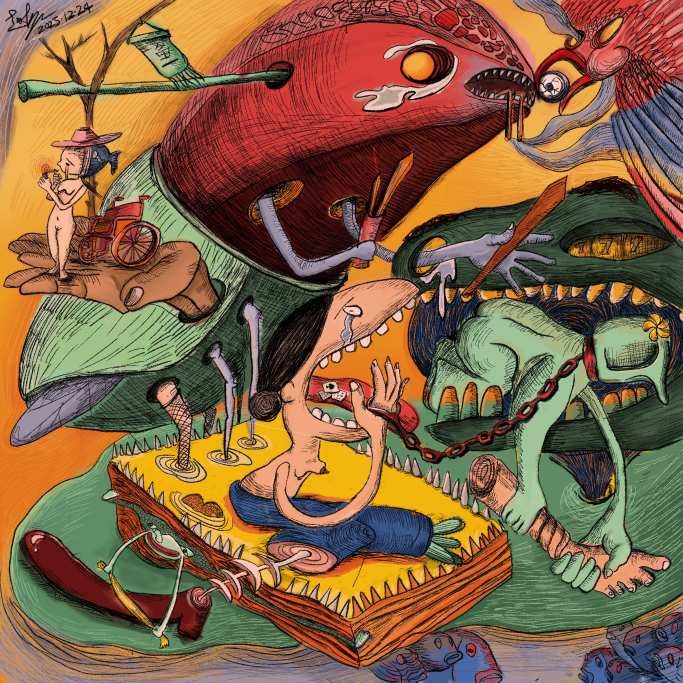
#> input picture new/1.jpg, 2048 x 2048 px (shown at 1/3 size); its folder holds 4 pictures in this run
$ python generate_responsive_portfolio_images.py
#> lines starting #> are read from the running program, lines starting #| are printed output that depends on the picture
#!/usr/bin/env python3

from pathlib import Path
import sys

ROOT = Path(__file__).resolve().parent.parent
sys.path.insert(0, "/tmp/pillow")

from PIL import Image, ImageOps

SOURCE_DIR = ROOT / "new"

OUTPUTS = {
    "thumb-mobile-opt": {
        "width": 720,
        "jpg_quality": 86,
        "webp_quality": 80,
    },
    "thumb-desktop-opt": {
        "width": 1000,
        "jpg_quality": 86,
        "webp_quality": 80,
    },
    "detail-mobile-opt": {
        "width": 1440,
        "jpg_quality": 88,
        "webp_quality": 84,
    },
    "detail-desktop-opt": {
        "width": 1800,
        "jpg_quality": 88,
        "webp_quality": 84,
    },
}


def iter_sources():
    for path in sorted(SOURCE_DIR.glob("*.jpg")):
        if path.name.startswith("."):
            continue
        yield path


def render_variant(source_path: Path, width: int):
#> called with width = 720
    with Image.open(source_path) as image:
#> image is the input picture: PIL image 2048x2048 RGB; mean R, G, B 132.3, 99.6, 68.9
        image = ImageOps.exif_transpose(image)
        if image.mode != "RGB":
            image = image.convert("RGB")

        icc_profile = image.info.get("icc_profile")
        exif = image.info.get("exif")
        rendered = image.copy()
        rendered.thumbnail((width, width), Image.Resampling.LANCZOS)
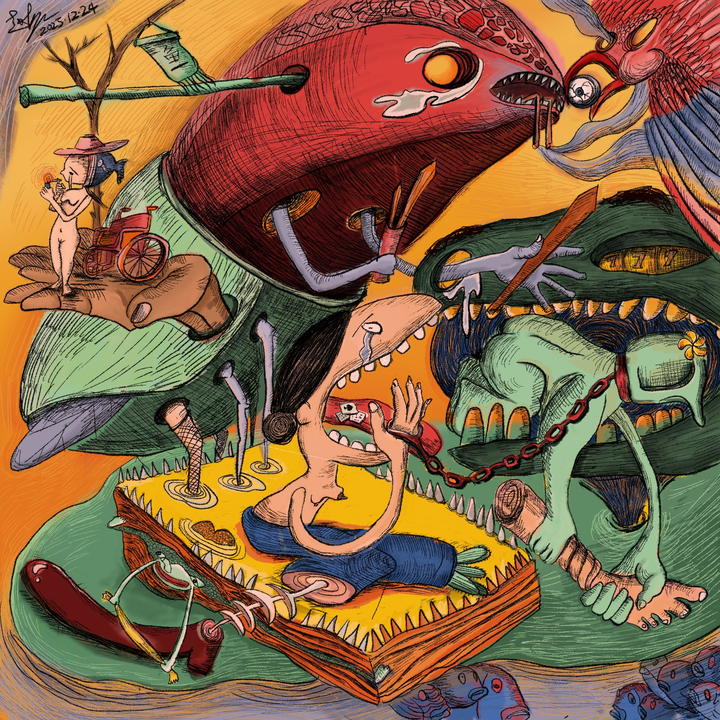
#> rendered: PIL image 720x720 RGB; mean R, G, B 132.3, 99.7, 68.9
        return rendered, icc_profile, exif


def save_variant(source_path: Path, folder_name: str, config: dict):
    output_dir = ROOT / "new" / folder_name
    output_dir.mkdir(parents=True, exist_ok=True)

    rendered, icc_profile, exif = render_variant(source_path, config["width"])

    jpg_path = output_dir / source_path.name
    jpg_options = {
        "format": "JPEG",
        "quality": config["jpg_quality"],
        "optimize": True,
        "progressive": True,
    }
    if icc_profile:
        jpg_options["icc_profile"] = icc_profile
    if exif:
        jpg_options["exif"] = exif
    rendered.save(jpg_path, **jpg_options)

    webp_path = output_dir / source_path.with_suffix(".webp").name
    webp_options = {
        "format": "WEBP",
        "quality": config["webp_quality"],
        "method": 6,
    }
    if icc_profile:
        webp_options["icc_profile"] = icc_profile
    rendered.save(webp_path, **webp_options)

    print(f"{source_path.name} -> {folder_name}: {rendered.width}x{rendered.height}")
#| 1.jpg -> thumb-mobile-opt: 720x720


def main():
    for source_path in iter_sources():
        for folder_name, config in OUTPUTS.items():
            save_variant(source_path, folder_name, config)
#> pass 2 of the loop in main, `for source_path in iter_sources():`:
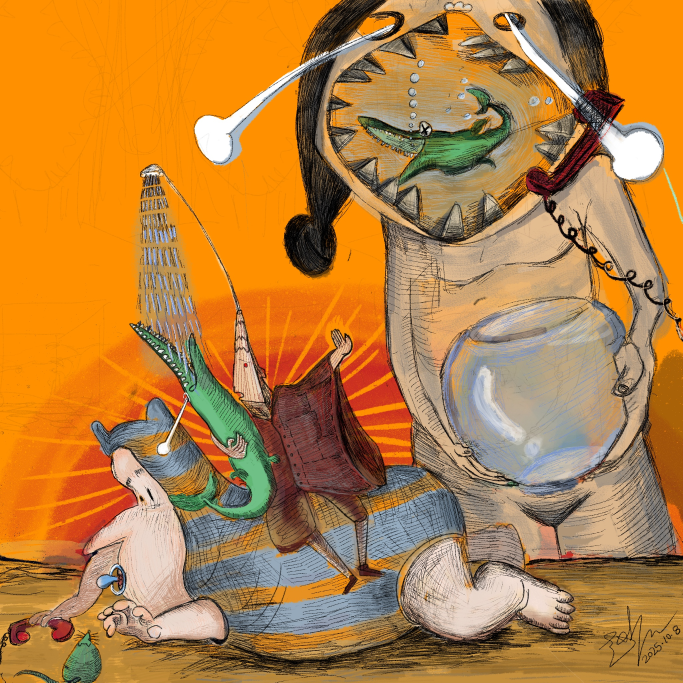
#> input picture new/2.jpg, 2048 x 2048 px (shown at 1/3 size)
#> in render_variant, image is the input picture: PIL image 2048x2048 RGB; mean R, G, B 183.6, 129.1, 65.3
#> in render_variant (call 5), `rendered.thumbnail((width, width), Image.Resampling.LANCZOS)`:
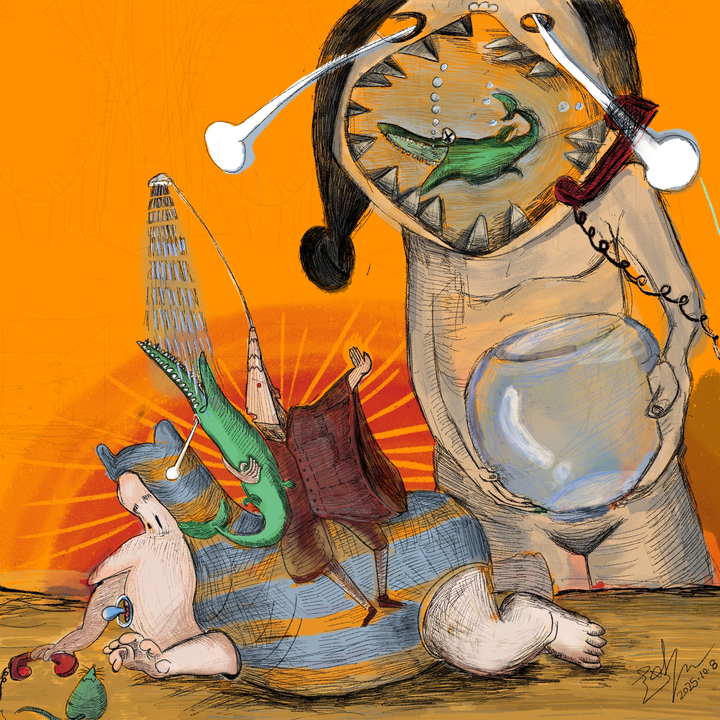
#> rendered: PIL image 720x720 RGB; mean R, G, B 183.5, 129.1, 65.3
#| 2.jpg -> thumb-mobile-opt: 720x720
#> pass 3 of the loop in main, `for source_path in iter_sources():`:
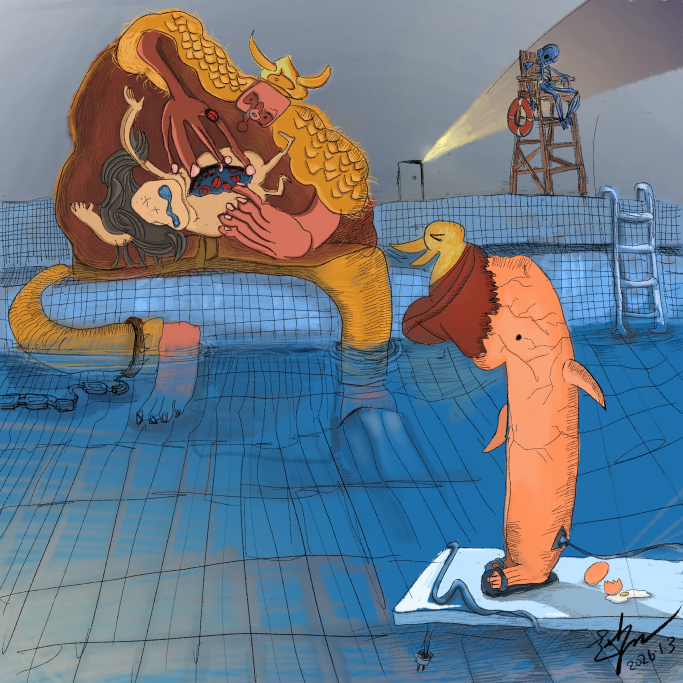
#> input picture new/3.jpg, 2048 x 2048 px (shown at 1/3 size)
#> in render_variant, image is the input picture: PIL image 2048x2048 RGB; mean R, G, B 108.8, 121.1, 133.5
#> in render_variant (call 9), `rendered.thumbnail((width, width), Image.Resampling.LANCZOS)`:
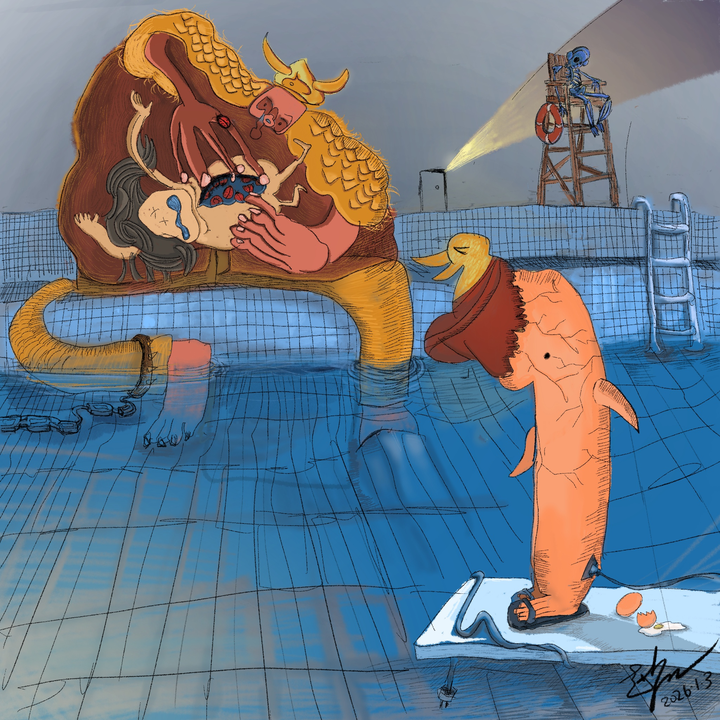
#> rendered: PIL image 720x720 RGB; mean R, G, B 108.8, 121.1, 133.5
#| 3.jpg -> thumb-mobile-opt: 720x720
#> the loop made 4 passes; the first 3 are shown


if __name__ == "__main__":
    main()
